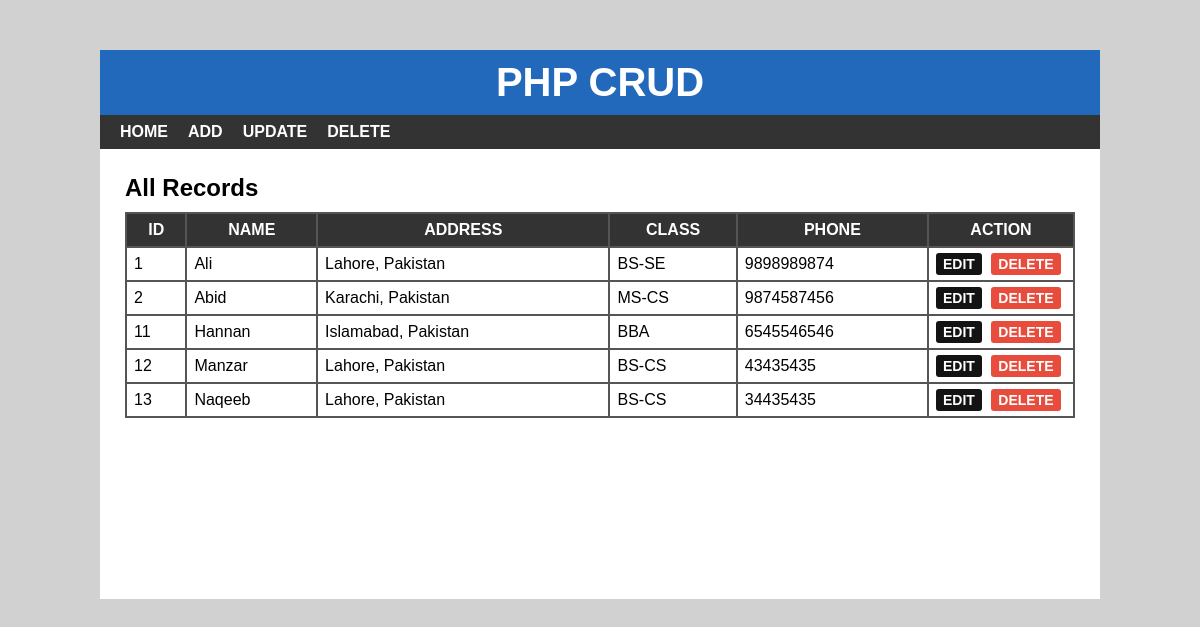
The page / on the database its author committed.
### tables this page shows
CREATE TABLE `student` (
  `sid` int(10) NOT NULL,
  `sname` varchar(30) NOT NULL,
  `saddress` varchar(100) NOT NULL,
  `sclass` int(10) NOT NULL,
  `sphone` varchar(10) NOT NULL
);

CREATE TABLE `studentclass` (
  `cid` int(11) NOT NULL,
  `cname` varchar(15) NOT NULL
);

### index.php (the view, shortened to what this page needs)
<?php
include 'header.php';
?>
<div id="main-content">
    <h2>All Records</h2>
    <?php
      include 'config.php';
      $sql = "SELECT * FROM student JOIN studentclass WHERE student.sclass = studentclass.cid";
      $result = mysqli_query($conn, $sql) or die("Query Unsuccessful.");
      if(mysqli_num_rows($result) > 0)  {
    ?>
    <table cellpadding="7px">
        <thead>
        <th>Id</th>
        <th>Name</th>
        <th>Address</th>
        <th>Class</th>
        <th>Phone</th>
        <th>Action</th>
        </thead>
        <tbody>
          <?php
            while($row = mysqli_fetch_assoc($result)){
          ?>
            <tr>
                <td><?php echo $row['sid']; ?></td>
                <td><?php echo $row['sname']; ?></td>
                <td><?php echo $row['saddress']; ?></td>
                <td><?php echo $row['cname']; ?></td>
                <td><?php echo $row['sphone']; ?></td>
                <td>
                    <a href='edit.php?id=<?php echo $row['sid']; ?>'>Edit</a>
                    <a href='delete-inline.php?id=<?php echo $row['sid']; ?>'>Delete</a>
                </td>
            </tr>
          <?php } ?>
        </tbody>
    </table>
  <?php }else{
    echo "<h2>No Record Found</h2>";
  }
  ?>
</div>
</div>
</body>
</html>

### css/style.css (style rules this page uses)
body { font:16px arial; margin: 0; padding: 0; background: #d1d1d1; }
#main-content { padding: 25px; min-height: 400px; }
#main-content h2 { margin: 0 0 10px; text-transform: capitalize; }
#main-content table { width: 100%; background-color: #555; margin: 0 0 20px; }
#main-content table th { color: #fff; background-color: #333; text-transform: uppercase; }
#main-content table th:last-child { width: 130px; }
#main-content table td { background-color: #fff; }
#main-content table td a { font-size: 14px; font-weight: 600; text-transform: uppercase; padding: 3px 7px; color: #fff; background-color: #141313; text-decoration: none; border-radius: 3px; }
#main-content table td a:nth-child(2) { background-color: #e74c3c; margin: 0 0 0 5px; }

### rows shown on the page
student: sid "1", sname "Ali", saddress "Lahore, Pakistan", studentclass.cname "BS-SE", sphone "9898989874"
student: sid "2", sname "Abid", saddress "Karachi, Pakistan", studentclass.cname "MS-CS", sphone "9874587456"
student: sid "11", sname "Hannan", saddress "Islamabad, Pakistan", studentclass.cname "BBA", sphone "6545546546"
student: sid "12", sname "Manzar", saddress "Lahore, Pakistan", studentclass.cname "BS-CS", sphone "43435435"
student: sid "13", sname "Naqeeb", saddress "Lahore, Pakistan", studentclass.cname "BS-CS", sphone "34435435"
